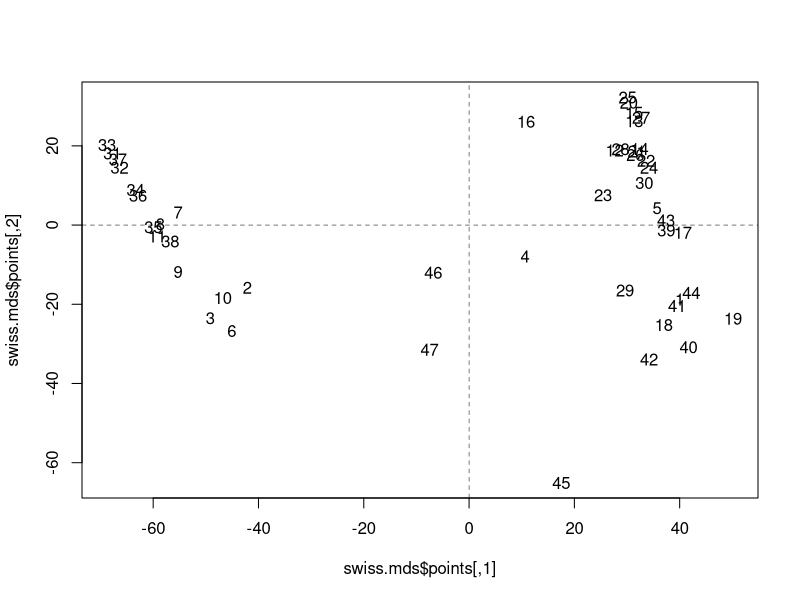

Reproduce this figure in R.
# ==========================================
#     NonMetric MDS : 데이터가 순서 척도 
# ==========================================
# > 거리의 속성과 같도록 변환하여 '거리'를 생성 후 적용 
# 거리 데이터가 아닌 데이터들의 유사성, 집단 관계 시각화  
# ex) 나와 특정 사람의 '유사성' : 단순 거리로 표현 안됨! 여러가지 특성값이 존재 
#     --> 해당 특성값들(다차원)을 분석해 2차원 평면에 plot으로 표현하는 것 -> 유사도 확인

# 1) isoMDS

# 데이터 불러오기 
library(MASS)
data(swiss)
head(swiss)
#                 Fertility Agriculture Examination Education Catholic Infant.Mortality
# Courtelary        80.2        17.0          15        12     9.96             22.2
# Delemont          83.1        45.1           6         9    84.84             22.2
# Franches-Mnt      92.5        39.7           5         5    93.40             20.2
# Moutier           85.8        36.5          12         7    33.77             20.3
# Neuveville        76.9        43.5          17        15     5.16             20.6
# Porrentruy        76.1        35.3           9         7    90.57             26.6
# > '가깝고 멀다(유사/비유사)'의 개념이 모호함
#   : "어느정도 교육 수준 점수가 비슷해야 유사한 집단으로 보는거야?"

# 거리 행렬로 변환 
swiss.x <- as.matrix(swiss[,-1]) # 첫 번째 열을 제외한 나머지 열 --> 행렬로 변환 
swiss.dist <- dist(swiss.x) # 데이터의 각 행 간의 유클리드 거리 계산 --> 거리 행렬 생성
swiss.mds <- isoMDS(swiss.dist) # 다차원 척도법을 수행 : 고차원 데이터 축소해 2차원 좌표 

# 시각화 
plot(swiss.mds$points, type="n") # points : 거리행렬의 '좌표정보' ([{x,y}, ...])
text(swiss.mds$points, labels=as.character(1:nrow(swiss.x))) # 숫자 레이블 부여
abline(v=0,h=0, lty=2, lwd=0.5)







